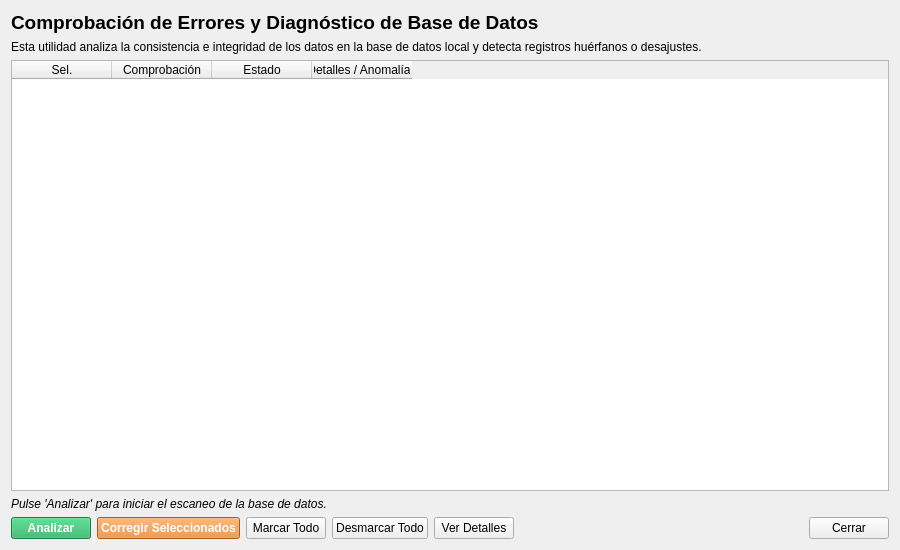
<?xml version="1.0" encoding="UTF-8"?>
<ui version="4.0">
 <class>VerificadorBaseDatos</class>
 <widget class="QDialog" name="VerificadorBaseDatos">
  <property name="geometry">
   <rect>
    <x>0</x>
    <y>0</y>
    <width>900</width>
    <height>550</height>
   </rect>
  </property>
  <property name="windowTitle">
   <string>Verificador de Errores de Base de Datos</string>
  </property>
  <property name="windowIcon">
   <iconset resource="recursos.qrc">
    <normaloff>:/imagenes/Emeicjac logo.jpg</normaloff>:/imagenes/Emeicjac logo.jpg</iconset>
  </property>
  <layout class="QVBoxLayout" name="verticalLayout">
   <item>
    <widget class="QLabel" name="lblTitulo">
     <property name="font">
      <font>
       <pointsize>14</pointsize>
       <bold>true</bold>
      </font>
     </property>
     <property name="text">
      <string>Comprobación de Errores y Diagnóstico de Base de Datos</string>
     </property>
    </widget>
   </item>
   <item>
    <widget class="QLabel" name="lblDescripcion">
     <property name="text">
      <string>Esta utilidad analiza la consistencia e integridad de los datos en la base de datos local y detecta registros huérfanos o desajustes.</string>
     </property>
    </widget>
   </item>
   <item>
    <widget class="QTableWidget" name="tableWidget">
     <property name="alternatingRowColors">
      <bool>true</bool>
     </property>
     <property name="selectionBehavior">
      <enum>QAbstractItemView::SelectionBehavior::SelectRows</enum>
     </property>
     <property name="selectionMode">
      <enum>QAbstractItemView::SelectionMode::SingleSelection</enum>
     </property>
     <column>
      <property name="text">
       <string>Sel.</string>
      </property>
     </column>
     <column>
      <property name="text">
       <string>Comprobación</string>
      </property>
     </column>
     <column>
      <property name="text">
       <string>Estado</string>
      </property>
     </column>
     <column>
      <property name="text">
       <string>Detalles / Anomalías</string>
      </property>
     </column>
    </widget>
   </item>
   <item>
    <widget class="QLabel" name="lblEstadoGlobal">
     <property name="font">
      <font>
       <italic>true</italic>
      </font>
     </property>
     <property name="text">
      <string>Pulse 'Analizar' para iniciar el escaneo de la base de datos.</string>
     </property>
    </widget>
   </item>
   <item>
    <layout class="QHBoxLayout" name="horizontalLayout">
     <item>
      <widget class="QPushButton" name="pushButtonAnalizar">
       <property name="styleSheet">
        <string notr="true">background-color: #27ae60; color: white; font-weight: bold;</string>
       </property>
       <property name="text">
        <string>Analizar</string>
       </property>
       <property name="autoDefault">
        <bool>false</bool>
       </property>
      </widget>
     </item>
     <item>
      <widget class="QPushButton" name="pushButtonCorregir">
       <property name="styleSheet">
        <string notr="true">background-color: #e67e22; color: white; font-weight: bold;</string>
       </property>
       <property name="text">
        <string>Corregir Seleccionados</string>
       </property>
       <property name="autoDefault">
        <bool>false</bool>
       </property>
      </widget>
     </item>
     <item>
      <widget class="QPushButton" name="pushButtonMarcarTodos">
       <property name="text">
        <string>Marcar Todo</string>
       </property>
       <property name="autoDefault">
        <bool>false</bool>
       </property>
      </widget>
     </item>
     <item>
      <widget class="QPushButton" name="pushButtonDesmarcarTodos">
       <property name="text">
        <string>Desmarcar Todo</string>
       </property>
       <property name="autoDefault">
        <bool>false</bool>
       </property>
      </widget>
     </item>
     <item>
      <widget class="QPushButton" name="pushButtonDetalles">
       <property name="text">
        <string>Ver Detalles</string>
       </property>
       <property name="autoDefault">
        <bool>false</bool>
       </property>
      </widget>
     </item>
     <item>
      <spacer name="horizontalSpacer">
       <property name="orientation">
        <enum>Qt::Orientation::Horizontal</enum>
       </property>
       <property name="sizeHint" stdset="0">
        <size>
         <width>40</width>
         <height>20</height>
        </size>
       </property>
      </spacer>
     </item>
     <item>
      <widget class="QPushButton" name="pushButtonCerrar">
       <property name="text">
        <string>Cerrar</string>
       </property>
       <property name="autoDefault">
        <bool>false</bool>
       </property>
      </widget>
     </item>
    </layout>
   </item>
  </layout>
 </widget>
 <resources>
  <include location="recursos.qrc"/>
 </resources>
 <connections>
  <connection>
   <sender>pushButtonCerrar</sender>
   <signal>clicked()</signal>
   <receiver>VerificadorBaseDatos</receiver>
   <slot>close()</slot>
   <hints>
    <hint type="sourcelabel">
     <x>850</x>
     <y>515</y>
    </hint>
    <hint type="destinationlabel">
     <x>450</x>
     <y>275</y>
    </hint>
   </hints>
  </connection>
 </connections>
</ui>
